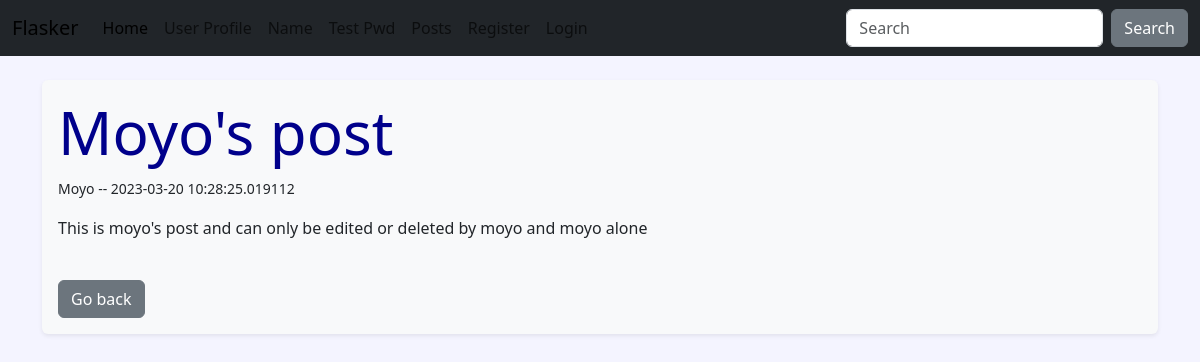
/posts/1, run on the app's committed database.
### hello.py (models this page shows, shortened)
class Post(db.Model):
    id = db.Column(db.Integer, primary_key=True)
    title = db.Column(db.String(255))
    content = db.Column(db.Text)
    date_posted = db.Column(db.DateTime, default=datetime.utcnow)
    slug = db.Column(db.String(255))
    poster_id = db.Column(db.Integer, db.ForeignKey('users.id'))

class Users(db.Model, UserMixin):
    id = db.Column(db.Integer, primary_key=True)
    username = db.Column(db.String(200), unique=True)
    name = db.Column(db.String(200), nullable=False)
    email = db.Column(db.String(200), nullable=False, unique=True)
    favorite_color = db.Column(db.String(120))
    date_added = db.Column(db.DateTime, default=datetime.utcnow)
    password_hash = db.Column(db.String(128))
    posts = db.relationship('Post', backref='poster')
    @property
    def password(self):
        raise AttributeError('Password is nomett a readable attr!')

### hello.py (the view)
@app.route('/posts/<int:id>')
def post(id):
    post = Post.query.get_or_404(id)
    return render_template('post.html', post=post)

### webforms.py
class SearchForm(FlaskForm):
    searched = StringField('Searched', validators=[DataRequired()])
    submit = SubmitField('Submit')

### hello.py (called while the page is built)
@app.context_processor
def base():
    form = SearchForm()
    return dict(form=form)

### templates/post.html (shortened to what this page needs)
{% extends 'base.html' %}
{% block content%}
<div class="shadow-sm p-3 mb-1 bg-body-tertiary rounded">
    <h1>{{ post.title|capitalize }}</h1>
    <p><small>{{ post.poster.name }} -- {{ post.date_posted }}</small></p>
    <p>{{ post.content |safe }}</p><br />
    <a href="{{ url_for('posts')}}"><button type="button" class="btn btn-secondary">Go back</button></a>
</div>
<br/>
{% endblock %}

### static/css/style.css (style rules this page uses)
h1 { color: darkblue; font-size: 60px; }
body { background-color: #f4f4ff; }

### data on the page
Post: title "Moyo's post", date_posted "2023-03-20 10:28:25.019112", content "This is moyo's post and can only be edited or deleted by moyo and moyo alone"
Users: poster.name "Moyo"
